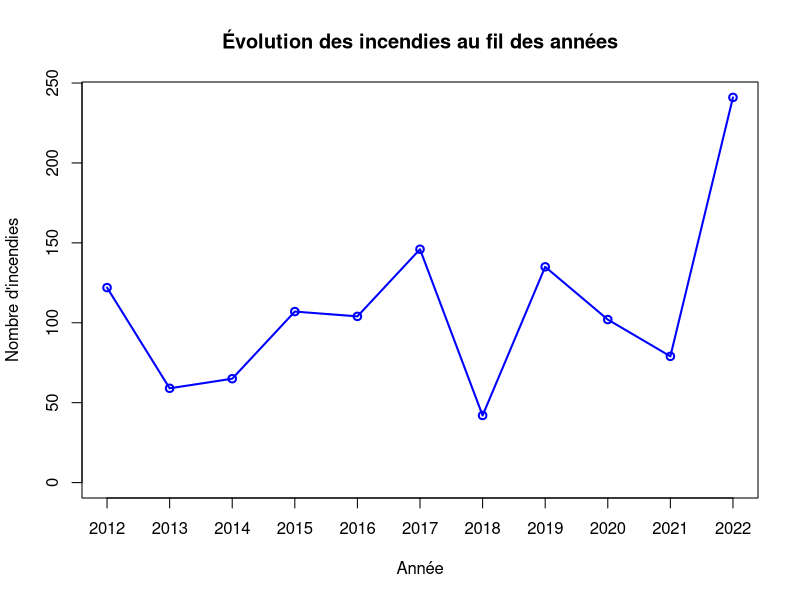
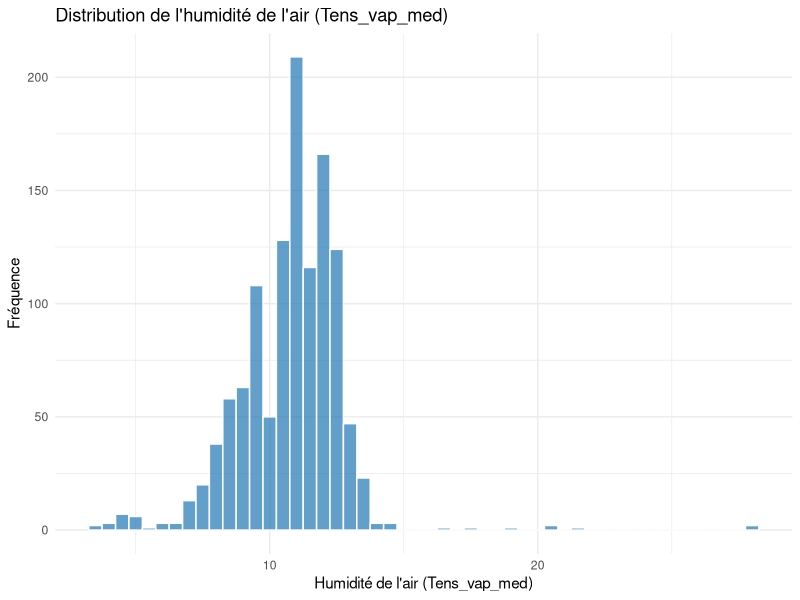
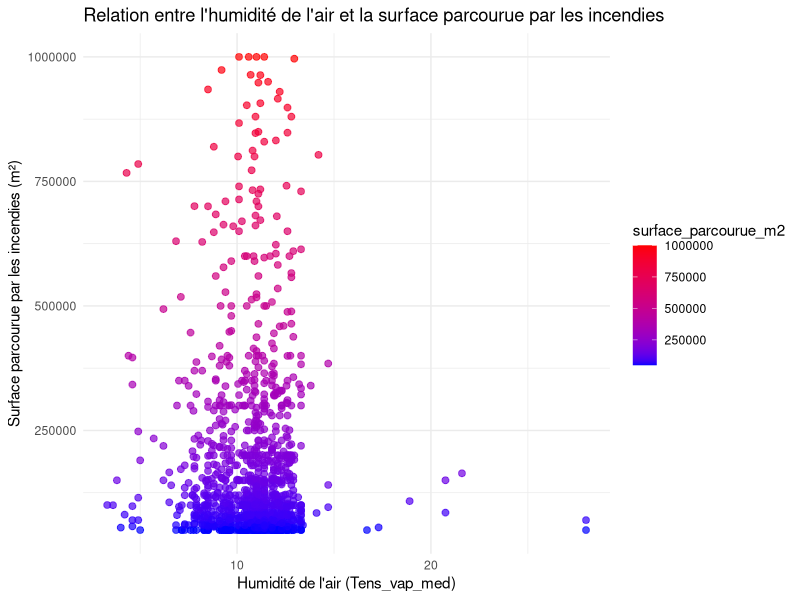
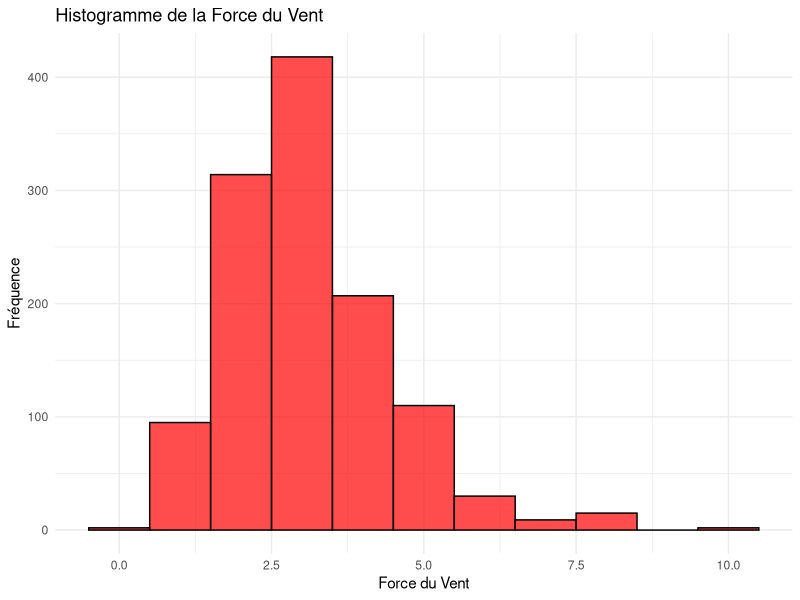

R code for these plots, in order:
## ---- chunk 1
# Charger les données
donnees <- read.csv("../Data/donnees_incendies.csv")

annee_freq <- table(donnees$annee)

# Créer un graphique en ligne
plot(annee_freq, 
     type="o",  # "o" pour un graphique avec des points et des lignes
     col="blue", 
     main="Évolution des incendies au fil des années", 
     xlab="Année", 
     ylab="Nombre d'incendies")
## ---- chunk 2
library(ggplot2)
data <- read.csv("../Exports/export_Humidites.csv")
ggplot(data, aes(x = Tens_vap_med)) +
  geom_histogram(binwidth = 0.5, fill = "#1f77b4", color = "white", alpha = 0.7) +
  labs(title = "Distribution de l'humidité de l'air (Tens_vap_med)", 
       x = "Humidité de l'air (Tens_vap_med)", 
       y = "Fréquence") +
  theme_minimal()
## ---- chunk 3
library(ggplot2)
data <- read.csv("../Exports/export_Humidites.csv")
ggplot(data, aes(x = Tens_vap_med, y = surface_parcourue_m2)) +
  geom_point(aes(color = surface_parcourue_m2), size = 2, alpha = 0.7) + 
  scale_color_gradient(low = "blue", high = "red") + 
  labs(title = "Relation entre l'humidité de l'air et la surface parcourue par les incendies", 
       x = "Humidité de l'air (Tens_vap_med)", 
       y = "Surface parcourue par les incendies (m²)") +
  theme_minimal()

## ---- chunk 4
correlation <- cor(data$Tens_vap_med, data$surface_parcourue_m2, use = "complete.obs")
print(paste("Corrélation entre Tens_vap_med et surface_parcourue_m2: ", correlation))
## ---- chunk 5
library(ggplot2)
data <- read.csv("../Exports/export_vents.csv")
ggplot(data, aes(x = Force_vent_med)) +
  geom_histogram(binwidth = 1, fill = "red", color = "black", alpha = 0.7) +
  labs(title = "Histogramme de la Force du Vent", x = "Force du Vent", y = "Fréquence") +
  theme_minimal()
